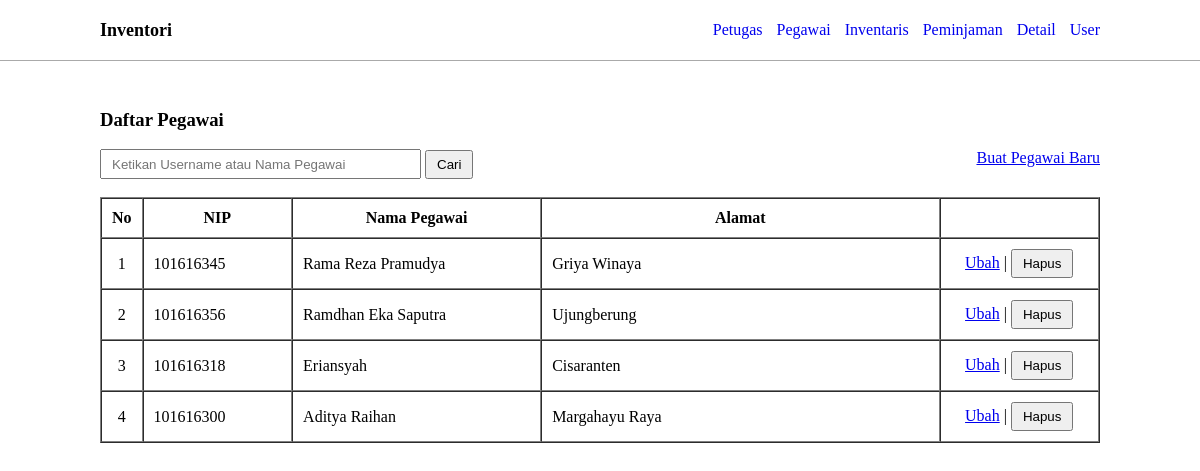
/index.php/pegawai, run on the app's committed database.
### tables this page shows
CREATE TABLE `pegawai` (
  `id_pegawai` int(10) UNSIGNED NOT NULL,
  `nama_pegawai` varchar(191) NOT NULL,
  `nip` varchar(191) NOT NULL,
  `alamat` text NOT NULL
);

### application/controllers/Pegawai.php (called while the page is built, shortened)
<?php
class Pegawai extends CI_Controller {
	public function __construct()
  {
    $this->load->model('pegawai_model');
		$this->load->helper(
			array( 'url', 'url_helper' )
		);
		$this->load->library(
			array( 'pagination', 'session' )
		);
  }
	public function index()
	{
		$uri_segment = $this->uri->segment(3);
		$num_rows = $this->pegawai_model->countData();
		$config['per_page'] = 10;
		$data['pegawai'] = $this->pegawai_model->all($config['per_page'], $uri_segment);
		$this->load->view('layout/header');
		$this->load->view('pegawai/index', $data);
		$this->load->view('layout/footer');
	}
}

### index.php (called while the page is built, shortened)
<?php
require_once BASEPATH.'core/CodeIgniter.php';

### application/models/Pegawai_model.php (called while the page is built, shortened)
<?php
class Pegawai_model extends CI_Model {
  public function all($number = NULL, $offset = NULL)
  {
    $this->db->limit($number, $offset);
    $this->db->order_by('id_' . self::TABLE_NAME, 'DESC');
    $query = $this->db->get(self::TABLE_NAME);
    return $query->result_array();
  }
  public function countData()
  {
    return count( $this->all() );
  }
}

### application/views/pegawai/index.php (the view, shortened to what this page needs)
<h3>Daftar Pegawai</h3>
<div class="left">
  <form action="<?= base_url('pegawai/index') ?>" method="GET">
    <input type="text" name="keyword" placeholder="Ketikan Username atau Nama Pegawai" autocomplete="off" size="35">
    <button type="submit" name="button">Cari</button>
  </form>
</div>
<div class="right">
  <a href="<?= base_url('pegawai/create') ?>">Buat Pegawai Baru</a>
</div>
<br>
<table border="1" cellpadding="10" cellspacing="0">
  <thead>
    <th>No</th>
    <th>NIP</th>
    <th>Nama Pegawai</th>
    <th>Alamat</th>
    <th></th>
  </thead>
  <tbody>
    <col width="4%">
    <col width="15%">
    <col width="25%">
    <col width="40%">
    <col width="16%">
    <?php foreach( $pegawai as $i => $row ) : ?>
      <tr>
        <td class="text-center"><?= $i + 1 ?></td>
        <td><?= $row['nip'] ?></td>
        <td><?= $row['nama_pegawai'] ?></td>
        <td><?= $row['alamat'] ?></td>
        <td class="text-center">
          <form action="<?= base_url('pegawai/delete/' . $row['id_pegawai']) ?>" method="post">
            <a href="<?= base_url('pegawai/edit/' . $row['id_pegawai']); ?>">Ubah</a> |
            <button type="submit" name="button" onclick="return confirm('Yakin ingin menghapus ?')">Hapus</button>
          </form>
        </td>
      </tr>
    <?php endforeach; ?>
  </tbody>
</table>

### assets/css/style.css (style rules this page uses)
html, body { margin: 0px; padding: 45px 50px 20px 50px; }
table { width: 100%; }
.text-center { text-align: center; }
.left { float: left; }
.right { float: right; }
input[type="text"], input[type="password"], input[type="number"], input[type="date"] { height: 30px; box-sizing: border-box; padding: 0px 10px 0px 10px; }
button { padding: 5px 10px 5px 10px; }

### data on the page
pegawai: nip "101616345", nama_pegawai "Rama Reza Pramudya", alamat "Griya Winaya"
pegawai: nip "101616356", nama_pegawai "Ramdhan Eka Saputra", alamat "Ujungberung"
pegawai: nip "101616318", nama_pegawai "Eriansyah", alamat "Cisaranten"
pegawai: nip "101616300", nama_pegawai "Aditya Raihan", alamat "Margahayu Raya"
